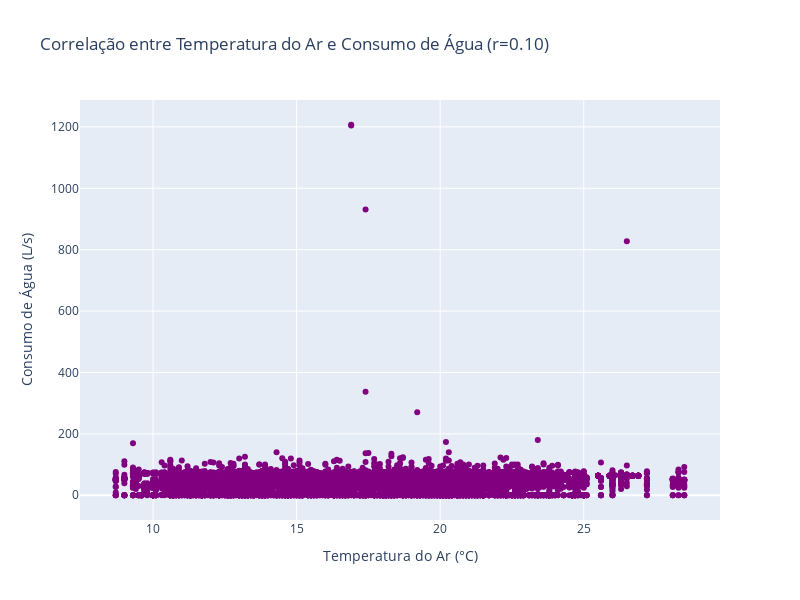

Notebook code cell kept with this figure:
### Code cell
correlation_air_temp = df['output_flow_rate'].corr(df['air_temp_c'])
correlation_total_precip_mm = df['output_flow_rate'].corr(df['total_precip_mm'])
correlation_relative_humidity = df['output_flow_rate'].corr(df['relative_humidity_percentage'])

# Criação dos gráficos de dispersão usando plotly.graph_objects
fig1 = go.Figure()
fig1.add_trace(go.Scatter(x=df['air_temp_c'], y=df['output_flow_rate'], mode='markers', marker_color='purple'))
fig1.update_layout(title=f'Correlação entre Temperatura do Ar e Consumo de Água (r={correlation_air_temp:.2f})', xaxis_title='Temperatura do Ar (°C)', yaxis_title='Consumo de Água (L/s)')

# Exibindo os gráficos
fig1.show()

### Figure 1 — Plotly figure (JSON) as saved in the notebook; plotly's stock layout.template omitted (floating-point values rounded to 4 significant figures; data arrays with more than 128 entries replaced by an {"elided": "..."} marker saying what was removed)
{"data": [{"marker": {"color": "purple"}, "mode": "markers", "type": "scatter", "x": {"elided": "15000 float values"}, "y": {"elided": "15000 float values"}}], "layout": {"height": 600, "title": {"text": "Correlação entre Temperatura do Ar e Consumo de Água (r=0.10)"}, "width": 800, "xaxis": {"title": {"text": "Temperatura do Ar (°C)"}}, "yaxis": {"title": {"text": "Consumo de Água (L/s)"}}}}
